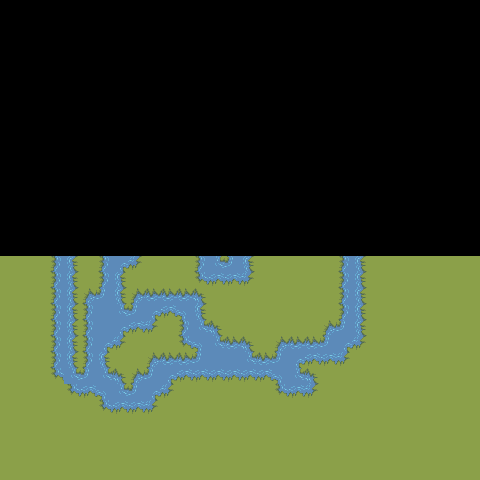

Below is a game level as drawn by its tile map, then a one-line description and the .tmx file that defines it, in full:
An orthogonal 30x30 tile map with 16x16 px tiles, 1 tile layer (Camada de Blocos 1).

<map version="1.10" tiledversion="1.10.2" orientation="orthogonal" renderorder="right-down" width="30" height="30" tilewidth="16" tileheight="16" infinite="0" nextlayerid="2" nextobjectid="1">
 <tileset firstgid="1" source="terreno1.tsx" />
 <layer id="1" name="Camada de Blocos 1" width="30" height="30">
  <data encoding="csv">
0,0,0,0,0,0,0,0,0,0,0,0,0,0,0,0,0,0,0,0,0,0,0,0,0,0,0,0,0,0,
0,0,0,0,0,0,0,0,0,0,0,0,0,0,0,0,0,0,0,0,0,0,0,0,0,0,0,0,0,0,
0,0,0,0,0,0,0,0,0,0,0,0,0,0,0,0,0,0,0,0,0,0,0,0,0,0,0,0,0,0,
0,0,0,0,0,0,0,0,0,0,0,0,0,0,0,0,0,0,0,0,0,0,0,0,0,0,0,0,0,0,
0,0,0,0,0,0,0,0,0,0,0,0,0,0,0,0,0,0,0,0,0,0,0,0,0,0,0,0,0,0,
0,0,0,0,0,0,0,0,0,0,0,0,0,0,0,0,0,0,0,0,0,0,0,0,0,0,0,0,0,0,
0,0,0,0,0,0,0,0,0,0,0,0,0,0,0,0,0,0,0,0,0,0,0,0,0,0,0,0,0,0,
0,0,0,0,0,0,0,0,0,0,0,0,0,0,0,0,0,0,0,0,0,0,0,0,0,0,0,0,0,0,
0,0,0,0,0,0,0,0,0,0,0,0,0,0,0,0,0,0,0,0,0,0,0,0,0,0,0,0,0,0,
0,0,0,0,0,0,0,0,0,0,0,0,0,0,0,0,0,0,0,0,0,0,0,0,0,0,0,0,0,0,
0,0,0,0,0,0,0,0,0,0,0,0,0,0,0,0,0,0,0,0,0,0,0,0,0,0,0,0,0,0,
0,0,0,0,0,0,0,0,0,0,0,0,0,0,0,0,0,0,0,0,0,0,0,0,0,0,0,0,0,0,
0,0,0,0,0,0,0,0,0,0,0,0,0,0,0,0,0,0,0,0,0,0,0,0,0,0,0,0,0,0,
0,0,0,0,0,0,0,0,0,0,0,0,0,0,0,0,0,0,0,0,0,0,0,0,0,0,0,0,0,0,
0,0,0,0,0,0,0,0,0,0,0,0,0,0,0,0,0,0,0,0,0,0,0,0,0,0,0,0,0,0,
0,0,0,0,0,0,0,0,0,0,0,0,0,0,0,0,0,0,0,0,0,0,0,0,0,0,0,0,0,0,
18,18,18,19,17,18,19,1,21,18,18,18,19,33,35,17,18,18,18,18,18,19,17,18,18,18,18,18,18,18,
18,18,18,19,17,18,19,17,18,18,18,18,20,2,2,21,18,18,18,18,18,19,17,18,18,18,18,18,18,18,
18,18,18,19,17,4,35,17,4,34,34,34,5,18,18,18,18,18,18,18,18,19,17,18,18,18,18,18,18,18,
18,18,18,19,17,19,36,33,35,1,2,3,17,18,18,18,18,18,18,18,18,19,17,18,18,18,18,18,18,18,
18,18,18,19,17,19,36,1,2,21,18,19,33,5,18,18,18,18,18,18,4,35,17,18,18,18,18,18,18,18,
18,18,18,19,17,19,1,21,18,18,18,20,3,33,34,5,18,4,34,34,35,1,21,18,18,18,18,18,18,18,
18,18,18,19,17,19,17,18,18,4,34,34,35,36,36,33,34,35,1,2,2,21,18,18,18,18,18,18,18,18,
18,18,18,20,33,35,33,5,4,35,1,2,2,2,2,2,2,3,33,5,18,18,18,18,18,18,18,18,18,18,
18,18,18,18,20,2,3,33,35,1,21,18,18,18,18,18,18,20,2,21,18,18,18,18,18,18,18,18,18,18,
18,18,18,18,18,18,20,2,2,21,18,18,18,18,18,18,18,18,18,18,18,18,18,18,18,18,18,18,18,18,
18,18,18,18,18,18,18,18,18,18,18,18,18,18,18,18,18,18,18,18,18,18,18,18,18,18,18,18,18,18,
18,18,18,18,18,18,18,18,18,18,18,18,18,18,18,18,18,18,18,18,18,18,18,18,18,18,18,18,18,18,
18,18,18,18,18,18,18,18,18,18,18,18,18,18,18,18,18,18,18,18,18,18,18,18,18,18,18,18,18,18,
18,18,18,18,18,18,18,18,18,18,18,18,18,18,18,18,18,18,18,18,18,18,18,18,18,18,18,18,18,18
</data>
 </layer>
</map>
